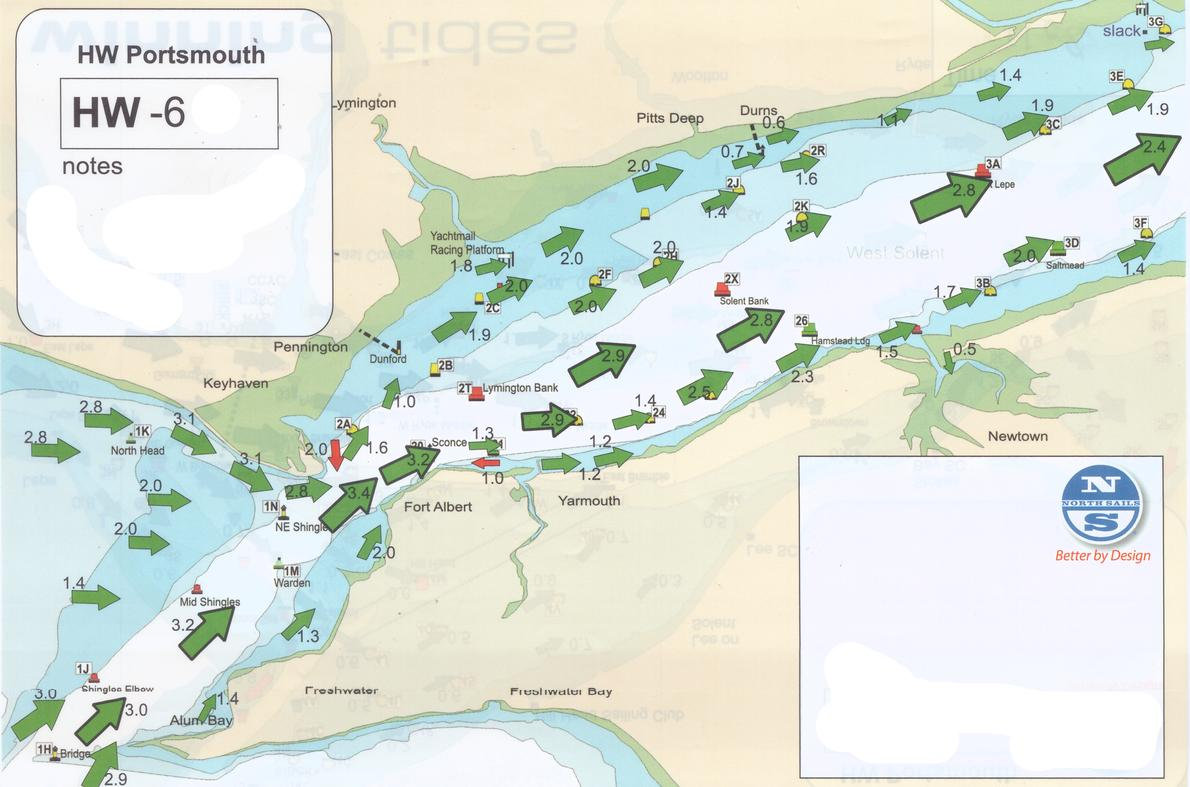
#> input picture WinningTides/baseimages/NWest/28-nw-m-6.jpg, 1190 x 787 px, given in place of 36 nwm2.png, which was not available
$ python convertPhotos.py   (older library calls are emulated)
#> lines starting #> are read from the running program, lines starting #| are printed output that depends on the picture
import os
from PIL import Image, ImageFont, ImageDraw

workingdir = os.path.abspath(os.getcwd())

# [14 lines of commented-out code are left out]

directory = workingdir + f"/WinningTides/baseimages/NWest"
my_image = Image.open(f"{directory}/36 nwm2.png")
#> my_image is the input picture: PIL image 1190x787 RGB; mean R, G, B 220.8, 228.5, 219.7
width, height = my_image.size
#> width = 1190; height = 787
my_image = my_image.resize((int(width/4), int(height/4)),Image.ANTIALIAS)
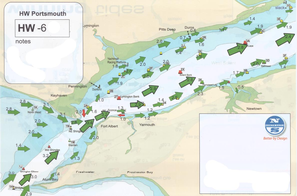
#> my_image: PIL image 297x196 RGB; mean R, G, B 220.8, 228.5, 219.6
my_image.save(f"{directory}/36-nw-m-2.jpg")

directory = workingdir + f"/WinningTides/baseimages/North"
for filename in sorted(os.listdir(directory)):
    f = os.path.join(directory, filename)

    # [16 lines of commented-out code are left out]

directory = workingdir + f"/WinningTides/baseimages/East/"
for filename in sorted(os.listdir(directory)):
    f = os.path.join(directory, filename)

    # [11 lines of commented-out code are left out]

directory = workingdir + f"/WinningTides/baseimages/SWest/"
for filename in sorted(os.listdir(directory)):
    f = os.path.join(directory, filename)

    filename2 = filename.replace("p-m", "m")
    # [12 lines of commented-out code are left out]

directory = workingdir + f"/WinningTides/baseimages/SWest/"
for filename in sorted(os.listdir(directory)):
    f = os.path.join(directory, filename)

    # [11 lines of commented-out code are left out]


$ run again, on WinningTides/baseimages/NWest/32-nw-m-4.jpg
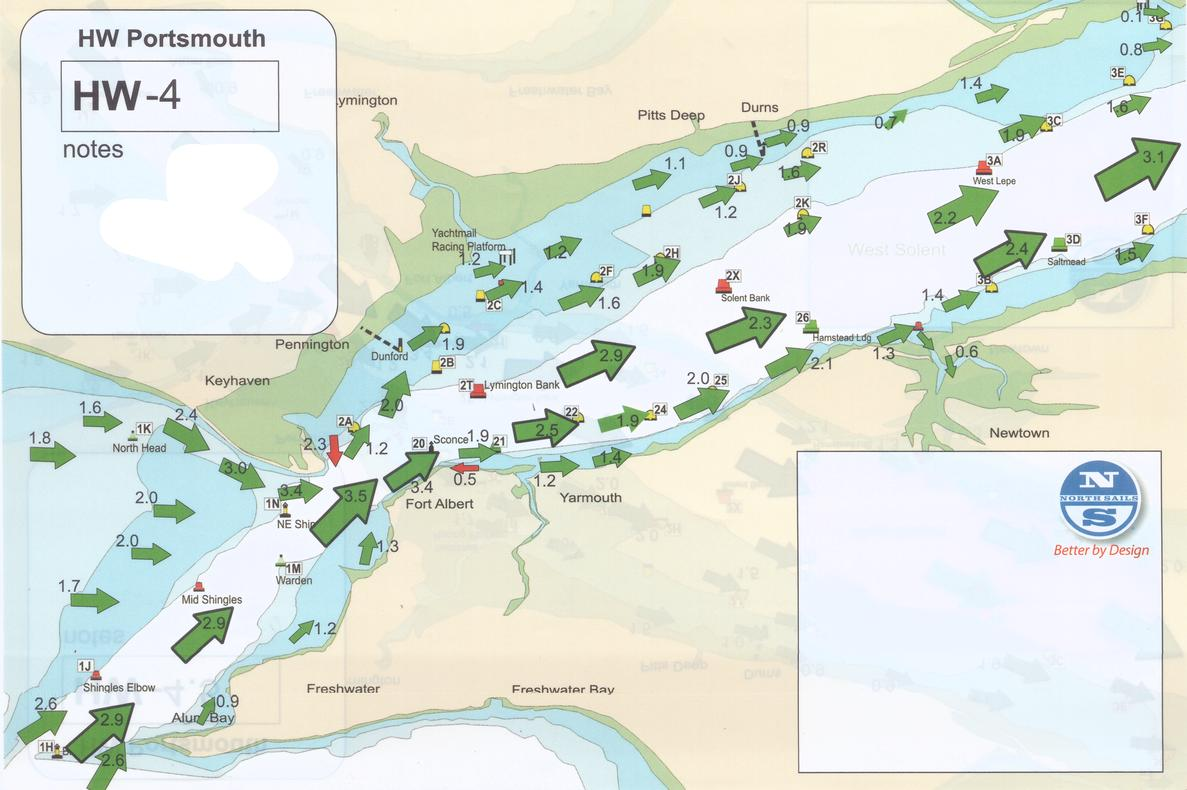
#> input picture WinningTides/baseimages/NWest/32-nw-m-4.jpg, 1187 x 790 px, given in place of 36 nwm2.png, which was not available
#> my_image is the input picture: PIL image 1187x790 RGB; mean R, G, B 221.7, 229.4, 221
#> `my_image = my_image.resize((int(width/4), int(height/4)),Image.ANTIALI..`:
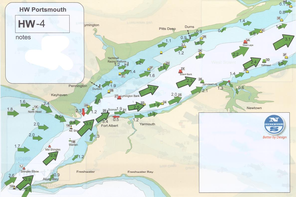
#> my_image: PIL image 296x197 RGB; mean R, G, B 221.7, 229.4, 220.9

$ run again, on WinningTides/baseimages/NWest/33-nw-m-35.jpg
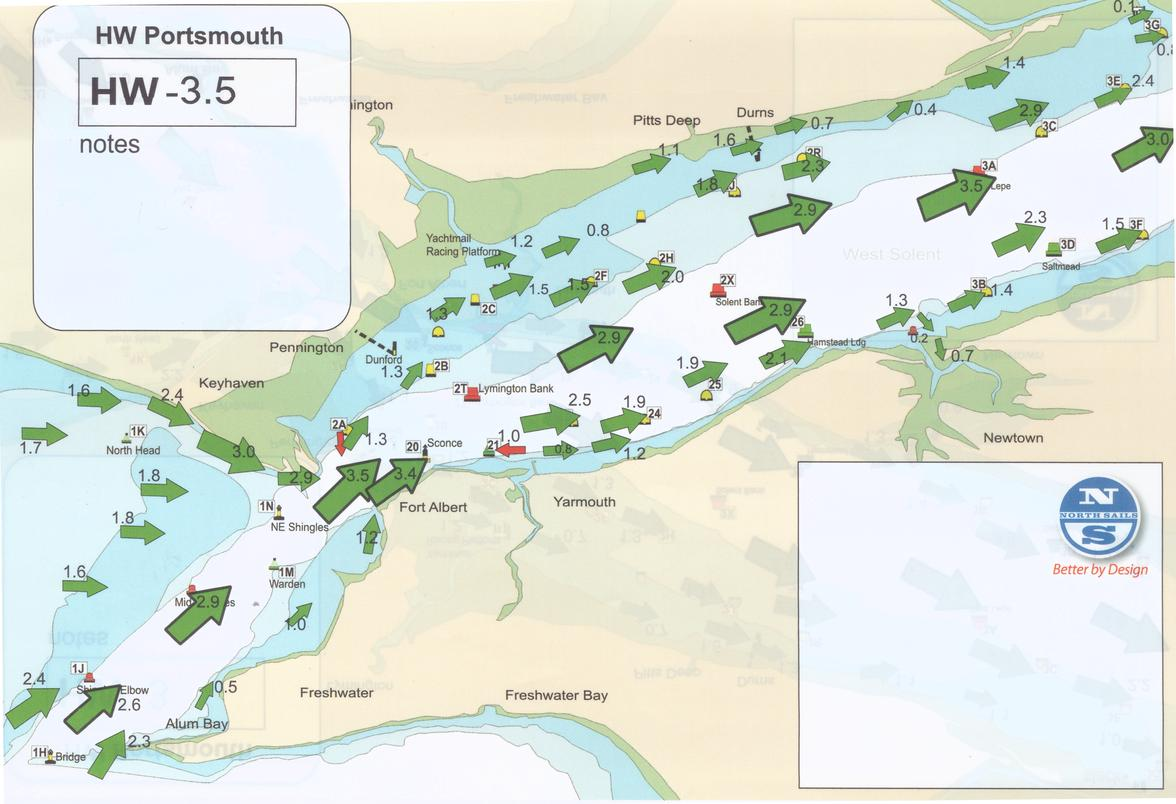
#> input picture WinningTides/baseimages/NWest/33-nw-m-35.jpg, 1176 x 804 px, given in place of 36 nwm2.png, which was not available
#> my_image is the input picture: PIL image 1176x804 RGB; mean R, G, B 222.1, 229.8, 221
#> `my_image = my_image.resize((int(width/4), int(height/4)),Image.ANTIALI..`:
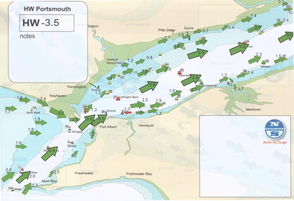
#> my_image: PIL image 294x201 RGB; mean R, G, B 222, 229.8, 220.8
